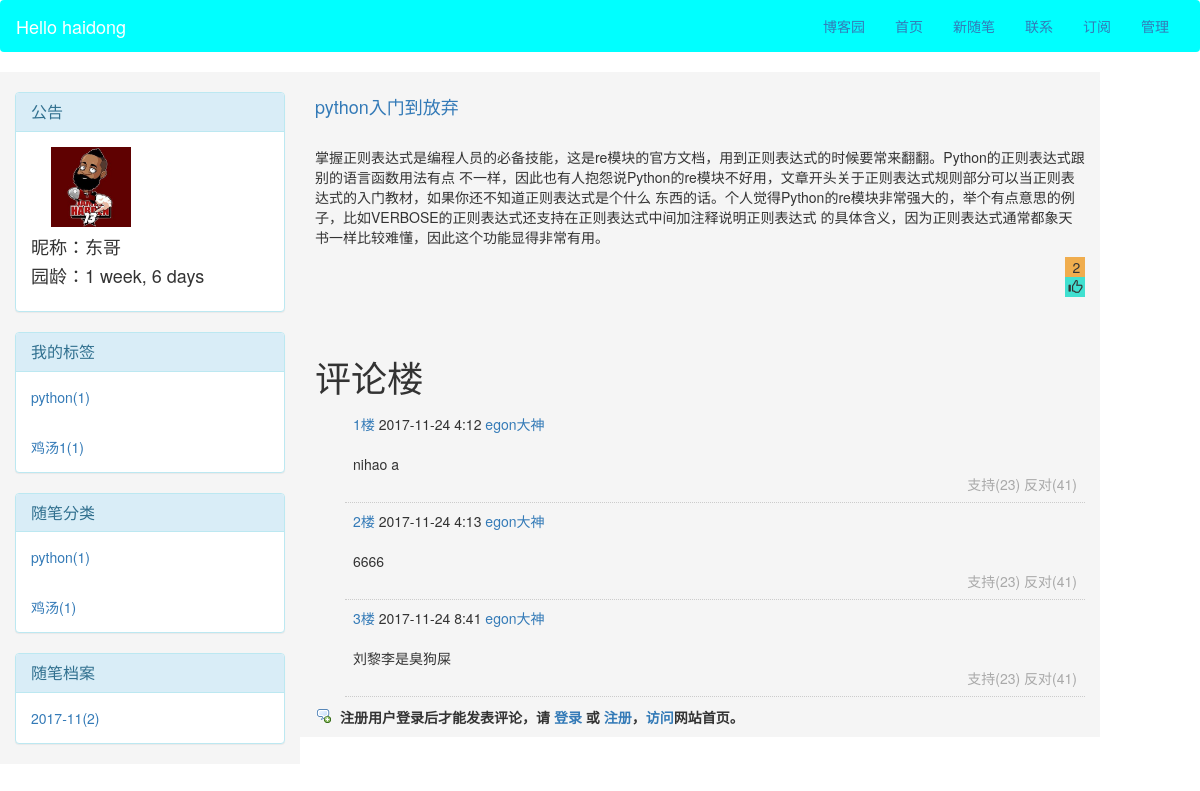
/blog/haidong/p/1/, run on an earlier commit of the app's database.
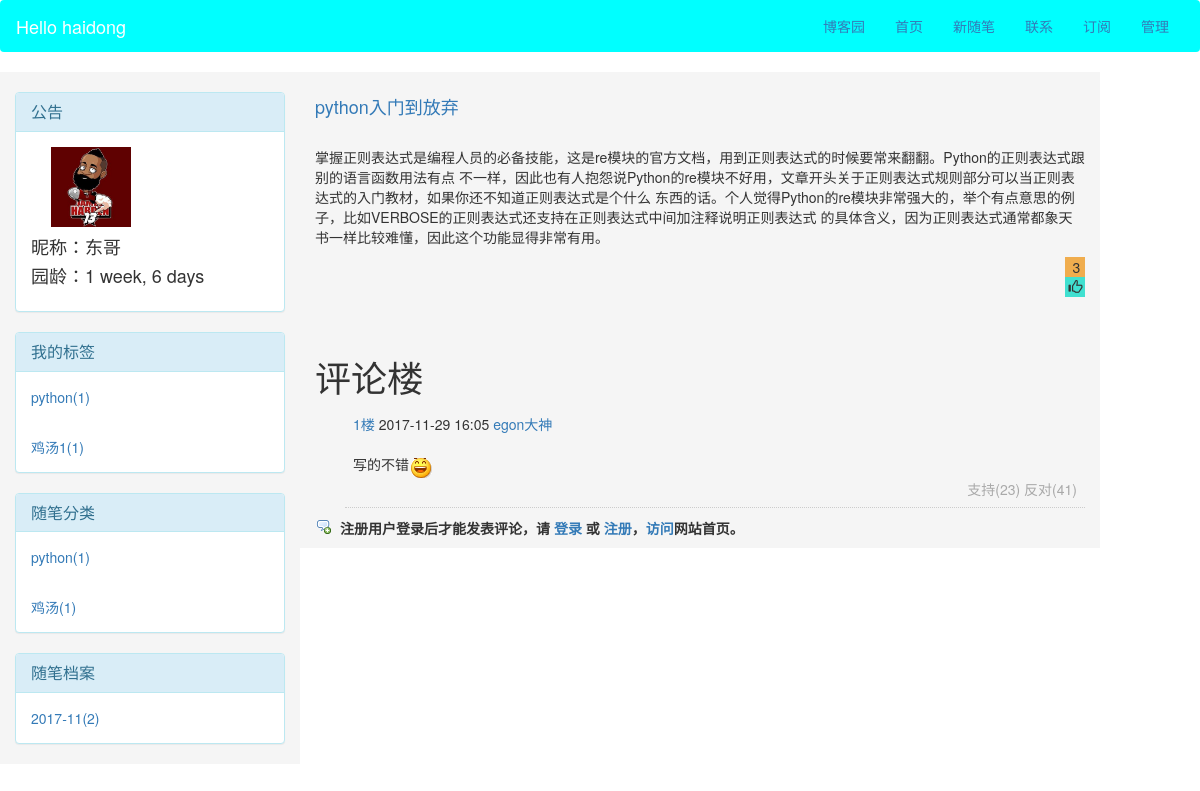
And on a later commit of the database.
### app01/models.py (models this page shows, shortened)
class Tag(models.Model):
    name = models.CharField(max_length=32,verbose_name="标签名")
    blog = models.ForeignKey(to="Blog",verbose_name="所属博客")
    class Meta:
        verbose_name_plural = "标签表"

class Article_detail(models.Model):
    article = models.OneToOneField(to="Article",verbose_name="所属文章")
    content =models.TextField(verbose_name="文章内容")
    class Meta:
        verbose_name_plural = "文章细节表"

class Article(models.Model):
    title = models.CharField(max_length=64,verbose_name="文章标题")
    summary = models.CharField(max_length=244, verbose_name="文章概要")
    create_time = models.DateTimeField(verbose_name="创建时间",auto_now_add=True)
    update_time = models.DateTimeField(verbose_name="修改时间",auto_now=True)
    poll_count = models.IntegerField(verbose_name="点赞数",default=0)
    comment_count = models.IntegerField(verbose_name="评论数",default=0)
    read_count = models.IntegerField(verbose_name="阅读数",default=0)
    user = models.ForeignKey(to="User",verbose_name="所属作者",null=True,blank=True)
    classify = models.ForeignKey(to="Classfication",verbose_name="所属类别",null=True,blank=True)
    tags = models.ManyToManyField(to="Tag",through="Article2tag",through_fields=('article', 'tag'),verbose_name="所属标签")
    webartilecla = models.ForeignKey(verbose_name="文章所述主页文章类",to="Web_artile_cla",null=True)
    class Meta:
        verbose_name_plural = "文章表"

class Comment(models.Model):
    time = models.DateTimeField(verbose_name="评论时间",auto_now_add=True)
    content = models.CharField(max_length=265,verbose_name="评论内容")
    up_count = models.IntegerField(default=0)
    user = models.ForeignKey(to="User",verbose_name="评论人",null=True,blank=True)
    article = models.ForeignKey(to="Article",verbose_name="评论文章",null=True,blank=True)
    farther_comment = models.ForeignKey(to="Comment",verbose_name="父级评论",null=True,blank=True)
    class Meta:
        verbose_name_plural = "评论表"

class User(models.Model):   #settings  ：AUTH_USER_MODEL ="项目名称.UserInfo"
    nid = models.BigAutoField(primary_key=True)
    username = models.CharField(verbose_name="用户名",max_length=32)
    password = models.CharField(verbose_name="密码",max_length=64)
    create_time = models.DateTimeField(verbose_name="创建时间",auto_now_add=True)
    class Meta:
        verbose_name_plural = "用户信息表"

class Info(models.Model):
    email = models.EmailField(verbose_name="邮箱")
    nickname = models.CharField(max_length=32, verbose_name="昵称", unique=True)
    tel = models.IntegerField(verbose_name="电话", unique=True, null=True, blank=True)
    avatar = models.FileField(verbose_name="头像", upload_to="avatar", default="/avatar/default.png")
    user = models.OneToOneField(to="User")

### app01/views.py (the view)
# urls.py: url(r'^(?P<username>.*)/p/(?P<id>.*)/$', views.article),
def article(request,**kwargs):
    if not kwargs:
        return render(request, "error.html")
    username=kwargs.get("username")
    userobj = models.User.objects.filter(username=username).first()
    blog_obj = userobj.blog
    classify_list = models.Classfication.objects.filter(blog=blog_obj).annotate(num=Count("article__id")).values_list(
        "title", "num", "id")
    tag_list = models.Tag.objects.filter(blog=blog_obj).annotate(num=Count("article__id")).values_list("name", "num",
                                                                                                       "id")
    dates = models.Article.objects.filter(user=userobj).extra(
        select={"format_time": "strftime('%%Y-%%m',create_time)"}).values_list('format_time').annotate(Count('id'))
    nid = kwargs.get("id")
    article_detail = models.Article_detail.objects.filter(article_id=nid).first()
    comment = models.Comment.objects.filter(article_id=nid)
    return render(request,"article.html",{"article_detail":article_detail,
                                          "username":username,"userobj":userobj,
                                          "dates":dates,"tag_list":tag_list,"classify_list":classify_list,"comment":comment})

### templates/article.html (shortened to what this page needs)
{% extends "home.html" %}
{% block article %}
    <div class="col-md-8" style="background-color: whitesmoke">
        <div style="margin-top: 25px"><h4><a href="">{{ article_detail.article.title }}</a></h4></div>
        <br>
        {{ article_detail.content|safe }}
        <button id="btn" style="width: 20px;height: 40px;margin-left: 750px">
            <div style="width: 20px;height: 20px;background-color: #f0ad4e;margin-left: -8px;margin-top:-3px ">
                <span id="poll" style="margin-left: 3px">{{ article_detail.article.poll_count }}</span>
            </div>
            <div style="width: 20px;height: 20px;background-color: turquoise;margin-left: -8px;">
                <span style="margin-left: 1px" class="glyphicon glyphicon-thumbs-up" aria-hidden="true"></span>
            </div>
            <div id="error" style="width: 100px;height: 30px;color: red"> </div>
        </button>
        <br>
        <br>
        <br>
        <h1>评论楼</h1>
        {% for c in comment %}
            <div class="feedbackItem">
                <div class="feedbackListSubtitle">
                    <a href="" class="layer">{{ forloop.counter }}楼</a>
                    <span class="comment_date">{{ c.time|date:"Y-m-d G:i" }}</span>
                    <a class="nick" href="/blog/{{ c.user.username }}">{{ c.user.info.nickname }}</a>
                </div>
                <div class="feedbackCon">
                    <div id="comment_body_3783967" class="blog_comment_body">
                        <br>
                        {{ c.content|safe }}</div>
                    <div class="comment_vote"><a style="color: darkgray" class="comment_digg">支持(23)</a>
                        <a style="color: darkgray" class="comment_bury">反对(41)</a></div>
                </div>
            </div>
        {% endfor %}
        {% if request.session.userinfo.name %}
            <div id="haidong"></div>
            <div class="commentbox_main">
                    <div class="commentbox_title">
                        <div class="commentbox_title_left" id="id2">评论内容：</div>
                    </div>
                    <textarea id="tbCommentBody" class="comment_textarea" style="width: 432px;height: 120px; "></textarea>
                </div>
                <p id="commentbox_opt">
                    <input id="btn_comment_submit" type="button" class="comment_btn" value="提交评论">
                <span id="bingo" style="color: red"></span>
                </p>
        {% else %}
            <div class="login_tips">注册用户登录后才能发表评论，请 <a rel="nofollow" href="/login/" class="underline" >登录</a> 或 <a rel="nofollow" href="/reg/" >注册</a>，<a href="/">访问</a>网站首页。</div>
        {% endif %}
    </div>
{% endblock %}

### templates/home.html (shortened to what this page needs)
<!DOCTYPE html>
<html lang="en">
<head>
    <link rel="stylesheet" href="/static/bootstrap-3.3.7-dist/css/bootstrap.min.css">
</head>
<body>
<nav class="navbar" style="background-color: aqua">
  <div class="container-fluid">
    <div class="navbar-header">
      <a style="color:white" class="navbar-brand" href="/blog/{{ username }}">Hello&nbsp;{{ username }}</a>
    </div>
    <div class="collapse navbar-collapse" id="bs-example-navbar-collapse-1">
      <ul class="nav navbar-nav navbar-right">
        <li><a href="/">博客园</a></li>
        <li><a href="/">首页</a></li>
        <li><a href="#">新随笔</a></li>
        <li><a href="#">联系</a></li>
        <li><a href="#">订阅</a></li>
        <li><a href="/blog/cnblogs/">管理</a></li>
      </ul>
    </div>
  </div>
</nav>
<div class="container-fluid">
    <div class="row">
        <div class="col-md-3" style="background-color: whitesmoke">
            <div class="panel panel-info" style="margin-top: 20px">
                <div class="panel-heading">
                    <h3 class="panel-title">公告</h3>
                </div>
                <div class="panel-body">
                    <img src="{{ userobj.info.avatar.url }}" width="80" height="80" style="margin-left: 20px">
                <h4>昵称：{{ userobj.info.nickname }}</h4>
                <h4>园龄：{{ userobj.create_time|timesince }}</h4>
                </div>
            </div>
            <div class="panel panel-info">
                <div class="panel-heading">
                    <h3 class="panel-title">我的标签</h3>
                </div>
                {% for tag in tag_list %}
                <div class="panel-body">
                    <a href="/blog/{{ username }}/tag/{{ tag.2 }}">{{ tag.0 }}({{ tag.1 }})</a>
                    </div>
                {% endfor %}
            </div>
            <div class="panel panel-info">
                <div class="panel-heading">
                    <h3 class="panel-title">随笔分类</h3>
                </div>
                    {% for classify in classify_list %}
                        <div class="panel-body">
                            <a href="/blog/{{ username }}/category/{{ classify.2 }}">{{ classify.0 }}({{ classify.1 }})</a>
                        </div>
                    {% endfor %}
            </div>
            <div class="panel panel-info">
                <div class="panel-heading">
                    <h3 class="panel-title">随笔档案</h3>
                </div>
                {% for time in dates %}
                     <div class="panel-body">
                         <a href="/blog/{{ username }}/archive/{{ time.0 }}">{{ time.0 }}({{ time.1 }})</a>
                    </div>
                {% endfor %}
            </div>
        </div>
    {% block article %}{% endblock %}
    </div>
</div>
</body>
</html>

What changed in the data, as far as the page shows it:
removed Comment: time "2017-11-24 4:12", user.info.nickname "egon大神", content "nihao a"
removed Comment: time "2017-11-24 4:13", user.info.nickname "egon大神", content "6666"
removed Comment: time "2017-11-24 8:41", user.info.nickname "egon大神", content "刘黎李是臭狗屎"
changed through a linked row, Article_detail "python入门到放弃": article.poll_count "2" → "3"
added Comment: time "2017-11-29 16:05", user.info.nickname "egon大神", content "写的不错", content (picture)
